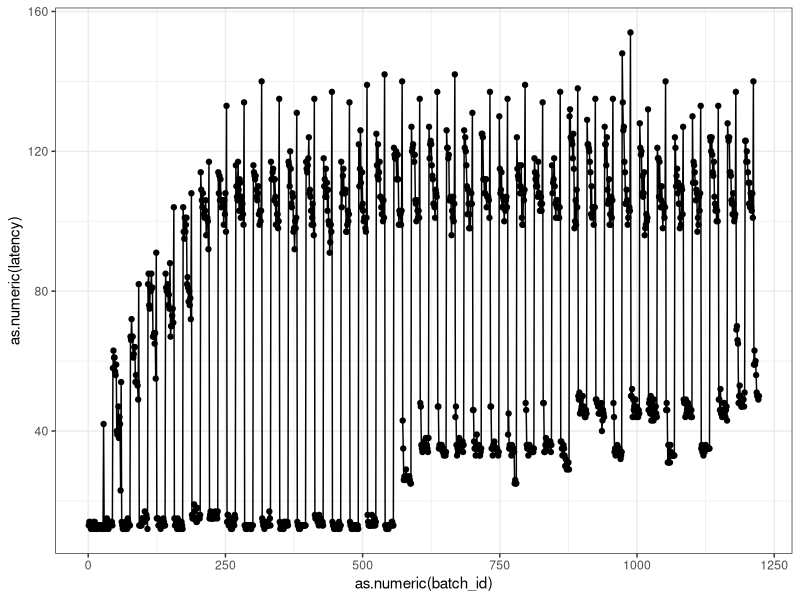
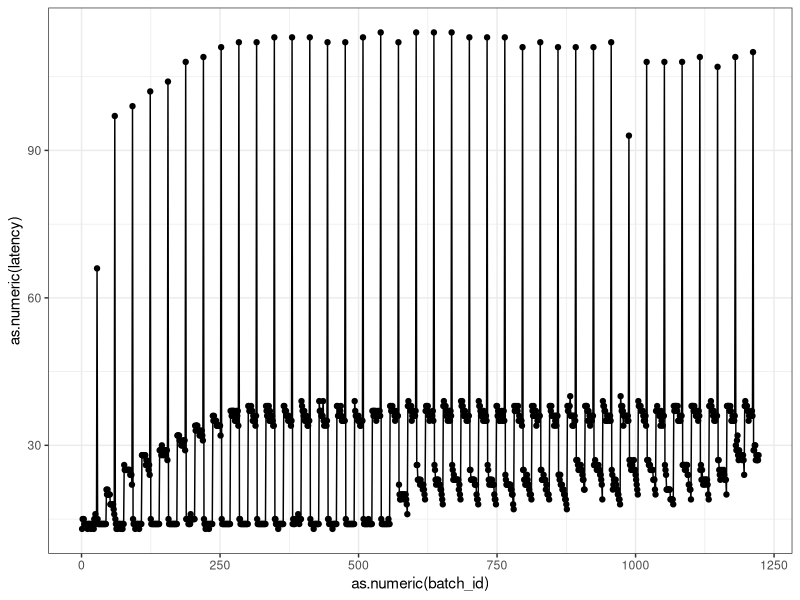
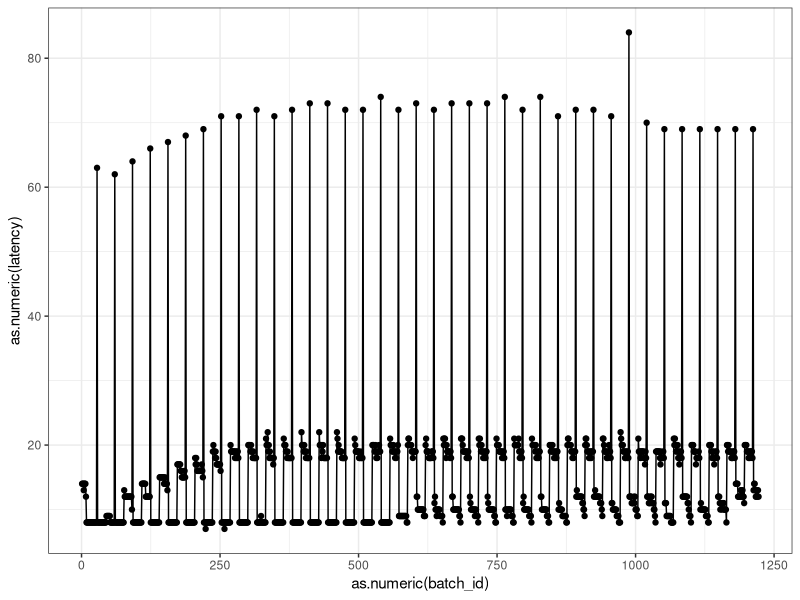

Recreate these plots in R, in order.
library(ggplot2)
library(sqldf)


df = read.csv("./batch_timings.csv")

ggplot(df, aes(x=as.numeric(batch_id), y=as.numeric(latency))) +
    geom_point() +
    geom_line() +
    theme_bw()

i4i = read.csv("./batch_timings_i4i8xlarge.csv")

ggplot(i4i, aes(x=as.numeric(batch_id), y=as.numeric(latency))) +
    geom_point() +
    geom_line() +
    theme_bw()


fn= read.csv("./batch_timings_fn01.csv")

ggplot(fn, aes(x=as.numeric(batch_id), y=as.numeric(latency))) +
    geom_point() +
    geom_line() +
    theme_bw()
